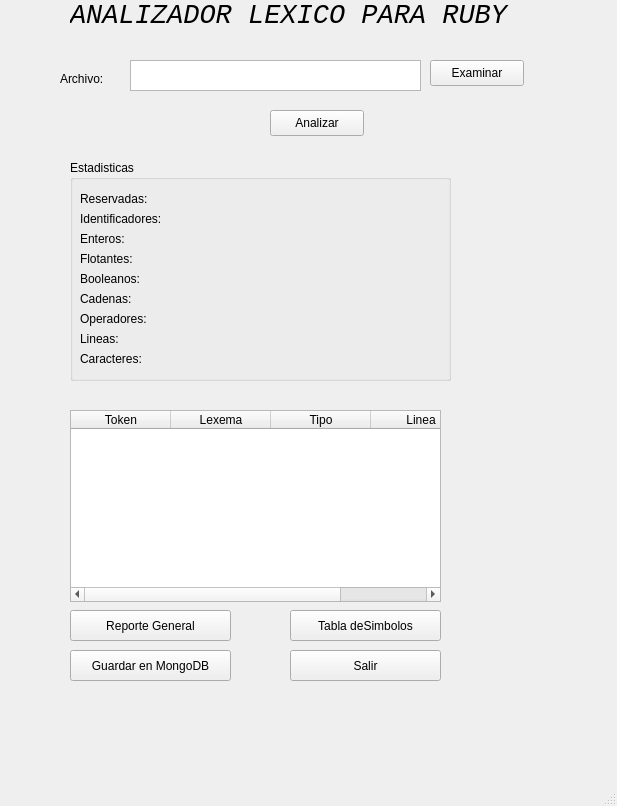
<?xml version="1.0" encoding="UTF-8"?>
<ui version="4.0">
 <class>MainWindow</class>
 <widget class="QMainWindow" name="MainWindow">
  <property name="geometry">
   <rect>
    <x>0</x>
    <y>0</y>
    <width>617</width>
    <height>806</height>
   </rect>
  </property>
  <property name="windowTitle">
   <string>MainWindow</string>
  </property>
  <widget class="QWidget" name="centralwidget">
   <widget class="QLabel" name="label">
    <property name="geometry">
     <rect>
      <x>70</x>
      <y>0</y>
      <width>441</width>
      <height>31</height>
     </rect>
    </property>
    <property name="font">
     <font>
      <family>Liberation Mono</family>
      <pointsize>20</pointsize>
      <italic>true</italic>
      <bold>false</bold>
     </font>
    </property>
    <property name="text">
     <string>ANALIZADOR LEXICO PARA RUBY</string>
    </property>
   </widget>
   <widget class="QLabel" name="label_2">
    <property name="geometry">
     <rect>
      <x>60</x>
      <y>70</y>
      <width>66</width>
      <height>18</height>
     </rect>
    </property>
    <property name="text">
     <string>Archivo:</string>
    </property>
   </widget>
   <widget class="QTextEdit" name="textEdit">
    <property name="geometry">
     <rect>
      <x>130</x>
      <y>60</y>
      <width>291</width>
      <height>31</height>
     </rect>
    </property>
   </widget>
   <widget class="QPushButton" name="pushButton">
    <property name="geometry">
     <rect>
      <x>430</x>
      <y>60</y>
      <width>94</width>
      <height>26</height>
     </rect>
    </property>
    <property name="text">
     <string>Examinar</string>
    </property>
   </widget>
   <widget class="QPushButton" name="pushButton_2">
    <property name="geometry">
     <rect>
      <x>270</x>
      <y>110</y>
      <width>94</width>
      <height>26</height>
     </rect>
    </property>
    <property name="text">
     <string>Analizar</string>
    </property>
   </widget>
   <widget class="QGroupBox" name="groupBox">
    <property name="geometry">
     <rect>
      <x>70</x>
      <y>160</y>
      <width>381</width>
      <height>221</height>
     </rect>
    </property>
    <property name="title">
     <string>Estadisticas</string>
    </property>
    <widget class="QLabel" name="label_3">
     <property name="geometry">
      <rect>
       <x>10</x>
       <y>30</y>
       <width>81</width>
       <height>18</height>
      </rect>
     </property>
     <property name="text">
      <string>Reservadas:</string>
     </property>
    </widget>
    <widget class="QLabel" name="label_4">
     <property name="geometry">
      <rect>
       <x>10</x>
       <y>50</y>
       <width>111</width>
       <height>18</height>
      </rect>
     </property>
     <property name="text">
      <string>Identificadores:</string>
     </property>
    </widget>
    <widget class="QLabel" name="label_5">
     <property name="geometry">
      <rect>
       <x>10</x>
       <y>70</y>
       <width>66</width>
       <height>18</height>
      </rect>
     </property>
     <property name="text">
      <string>Enteros:</string>
     </property>
    </widget>
    <widget class="QLabel" name="label_6">
     <property name="geometry">
      <rect>
       <x>10</x>
       <y>90</y>
       <width>66</width>
       <height>18</height>
      </rect>
     </property>
     <property name="text">
      <string>Flotantes:</string>
     </property>
    </widget>
    <widget class="QLabel" name="label_7">
     <property name="geometry">
      <rect>
       <x>10</x>
       <y>110</y>
       <width>81</width>
       <height>18</height>
      </rect>
     </property>
     <property name="text">
      <string>Booleanos:</string>
     </property>
    </widget>
    <widget class="QLabel" name="label_8">
     <property name="geometry">
      <rect>
       <x>10</x>
       <y>130</y>
       <width>66</width>
       <height>18</height>
      </rect>
     </property>
     <property name="text">
      <string>Cadenas:</string>
     </property>
    </widget>
    <widget class="QLabel" name="label_9">
     <property name="geometry">
      <rect>
       <x>10</x>
       <y>150</y>
       <width>91</width>
       <height>18</height>
      </rect>
     </property>
     <property name="text">
      <string>Operadores:</string>
     </property>
    </widget>
    <widget class="QLabel" name="label_10">
     <property name="geometry">
      <rect>
       <x>10</x>
       <y>170</y>
       <width>66</width>
       <height>18</height>
      </rect>
     </property>
     <property name="text">
      <string>Lineas:</string>
     </property>
    </widget>
    <widget class="QLabel" name="label_11">
     <property name="geometry">
      <rect>
       <x>10</x>
       <y>190</y>
       <width>81</width>
       <height>18</height>
      </rect>
     </property>
     <property name="text">
      <string>Caracteres:</string>
     </property>
    </widget>
   </widget>
   <widget class="QTableWidget" name="tableWidget">
    <property name="geometry">
     <rect>
      <x>70</x>
      <y>410</y>
      <width>371</width>
      <height>192</height>
     </rect>
    </property>
    <column>
     <property name="text">
      <string>Token</string>
     </property>
    </column>
    <column>
     <property name="text">
      <string>Lexema</string>
     </property>
    </column>
    <column>
     <property name="text">
      <string>Tipo</string>
     </property>
    </column>
    <column>
     <property name="text">
      <string>Linea</string>
     </property>
    </column>
   </widget>
   <widget class="QPushButton" name="pushButton_3">
    <property name="geometry">
     <rect>
      <x>70</x>
      <y>610</y>
      <width>161</width>
      <height>31</height>
     </rect>
    </property>
    <property name="text">
     <string>Reporte General</string>
    </property>
   </widget>
   <widget class="QPushButton" name="pushButton_4">
    <property name="geometry">
     <rect>
      <x>290</x>
      <y>610</y>
      <width>151</width>
      <height>31</height>
     </rect>
    </property>
    <property name="text">
     <string>Tabla deSimbolos</string>
    </property>
   </widget>
   <widget class="QPushButton" name="pushButton_5">
    <property name="geometry">
     <rect>
      <x>70</x>
      <y>650</y>
      <width>161</width>
      <height>31</height>
     </rect>
    </property>
    <property name="text">
     <string>Guardar en MongoDB</string>
    </property>
   </widget>
   <widget class="QPushButton" name="pushButton_6">
    <property name="geometry">
     <rect>
      <x>290</x>
      <y>650</y>
      <width>151</width>
      <height>31</height>
     </rect>
    </property>
    <property name="text">
     <string>Salir</string>
    </property>
   </widget>
  </widget>
  <widget class="QMenuBar" name="menubar">
   <property name="geometry">
    <rect>
     <x>0</x>
     <y>0</y>
     <width>617</width>
     <height>23</height>
    </rect>
   </property>
  </widget>
  <widget class="QStatusBar" name="statusbar"/>
 </widget>
 <resources/>
 <connections/>
</ui>
